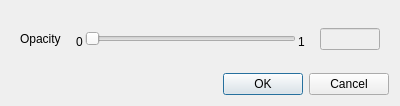
<?xml version="1.0" encoding="UTF-8"?>
<ui version="4.0">
 <class>OpacityDialog</class>
 <widget class="QDialog" name="OpacityDialog">
  <property name="geometry">
   <rect>
    <x>0</x>
    <y>0</y>
    <width>400</width>
    <height>106</height>
   </rect>
  </property>
  <property name="windowTitle">
   <string>Opacity</string>
  </property>
  <layout class="QVBoxLayout" name="verticalLayout">
   <item>
    <widget class="QWidget" name="widget" native="true">
     <layout class="QHBoxLayout" name="horizontalLayout">
      <item>
       <widget class="QLabel" name="label">
        <property name="text">
         <string>Opacity</string>
        </property>
       </widget>
      </item>
      <item>
       <widget class="QWidget" name="widget_2" native="true">
        <layout class="QHBoxLayout" name="horizontalLayout_2">
         <property name="spacing">
          <number>2</number>
         </property>
         <item>
          <widget class="QLabel" name="label_2">
           <property name="text">
            <string>0</string>
           </property>
           <property name="alignment">
            <set>Qt::AlignBottom|Qt::AlignLeading|Qt::AlignLeft</set>
           </property>
          </widget>
         </item>
         <item>
          <widget class="QSlider" name="slider">
           <property name="maximum">
            <number>100</number>
           </property>
           <property name="orientation">
            <enum>Qt::Horizontal</enum>
           </property>
          </widget>
         </item>
         <item>
          <widget class="QLabel" name="label_3">
           <property name="text">
            <string>1</string>
           </property>
           <property name="alignment">
            <set>Qt::AlignBottom|Qt::AlignLeading|Qt::AlignLeft</set>
           </property>
          </widget>
         </item>
        </layout>
       </widget>
      </item>
      <item>
       <widget class="QLineEdit" name="value">
        <property name="enabled">
         <bool>false</bool>
        </property>
        <property name="sizePolicy">
         <sizepolicy hsizetype="Fixed" vsizetype="Fixed">
          <horstretch>0</horstretch>
          <verstretch>0</verstretch>
         </sizepolicy>
        </property>
        <property name="maximumSize">
         <size>
          <width>60</width>
          <height>16777215</height>
         </size>
        </property>
       </widget>
      </item>
     </layout>
    </widget>
   </item>
   <item>
    <widget class="QDialogButtonBox" name="buttonBox">
     <property name="orientation">
      <enum>Qt::Horizontal</enum>
     </property>
     <property name="standardButtons">
      <set>QDialogButtonBox::Cancel|QDialogButtonBox::Ok</set>
     </property>
    </widget>
   </item>
  </layout>
 </widget>
 <resources/>
 <connections>
  <connection>
   <sender>buttonBox</sender>
   <signal>accepted()</signal>
   <receiver>OpacityDialog</receiver>
   <slot>accept()</slot>
   <hints>
    <hint type="sourcelabel">
     <x>248</x>
     <y>254</y>
    </hint>
    <hint type="destinationlabel">
     <x>157</x>
     <y>274</y>
    </hint>
   </hints>
  </connection>
  <connection>
   <sender>buttonBox</sender>
   <signal>rejected()</signal>
   <receiver>OpacityDialog</receiver>
   <slot>reject()</slot>
   <hints>
    <hint type="sourcelabel">
     <x>316</x>
     <y>260</y>
    </hint>
    <hint type="destinationlabel">
     <x>286</x>
     <y>274</y>
    </hint>
   </hints>
  </connection>
 </connections>
</ui>
